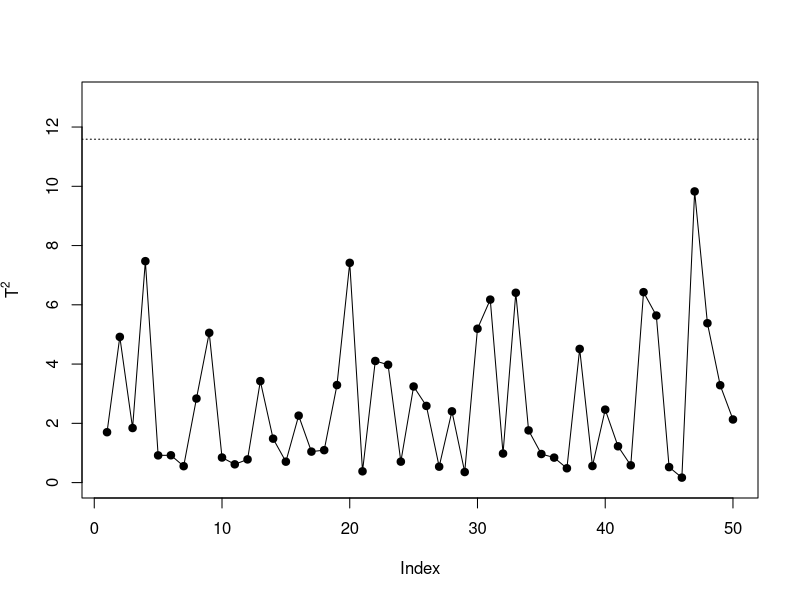
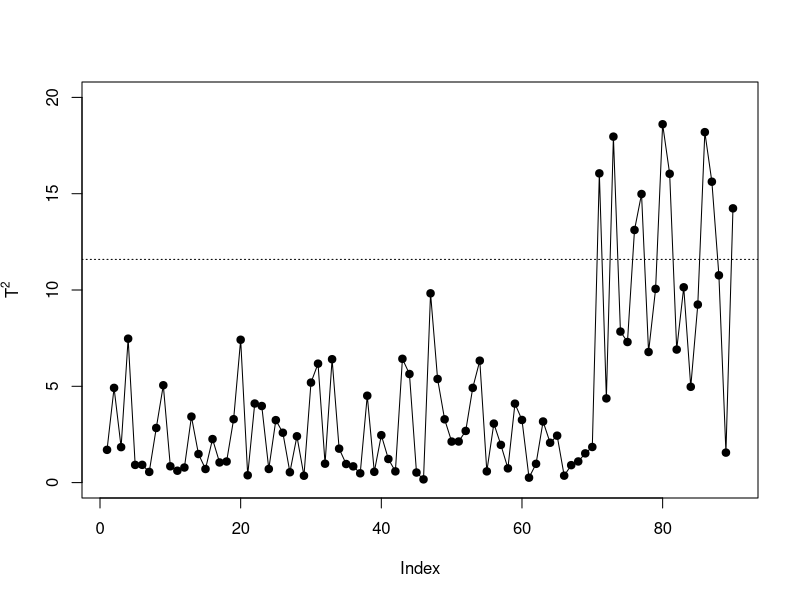

R code for these plots, in order:
library(MASS)
rm(list=ls())

############## First Multivariate SPC ##############
# mean vector
mean_v <- c(0, 0, 0)
mean_v2 <- c(1, 2, 1)
# covariance matrix
cov_v <- c(1, 0.9, 0.9, 
           0.9, 1, 0.9,
           0.9, 0.9, 1)
cov_m <- matrix(cov_v, nrow=3, byrow=TRUE)

# phase1 dataset
set.seed(221013)
data_phase1 <- mvrnorm(n = 50, mean_v, cov_m)
alpha_CL <- 0.005

# phase2 dataset
data_phase2_1 <- mvrnorm(n = 20, mean_v, cov_m) #phase2 first mean vector (0,0,0)
data_phase2_2 <- mvrnorm(n = 20, mean_v2, cov_m) #phase2 first mean vector (1,2,1)

# math
T2_all <- rep(0, nrow(data_phase1))

for(i in 1:nrow(data_phase1)){
    T2_all[i] = t(data_phase1[i, ]-mean_v) %*% solve(cov_m) %*% (data_phase1[i, ]-mean_v)
}

# UCL
alpha_CL <- 0.005
m <- nrow(data_phase1)
p <- ncol(data_phase1)
UCL_beta <- ((m-1)^2/m) * qbeta((1-alpha_CL), p/2, (m-p-1)/2)
UCL_beta <- round(UCL_beta, 3)

# phase1 plot
par=(mai= c(1,1,1,1))
plot <- plot(T2_all, ylab=expression(T^2), pch=19, type="o", ylim = c(0, 13))
abline(h=UCL_beta, lty=3)

# phase1 + phase2 dataset
data_all <- rbind(data_phase1, data_phase2_1, data_phase2_2) # rbind
T2_all <- rep(0, nrow(data_all))

## math
for(i in 1:nrow(data_all)){
    T2_all[i] = t(data_all[i, ]-mean_v) %*% solve(cov_m) %*% (data_all[i, ]-mean_v)
}
T2_all

## phase 1+2 plot
par=(mai= c(1,1,1,1))
plot <- plot(T2_all, ylab=expression(T^2), pch=19, type="o", ylim = c(0, 20))
abline(h=UCL_beta, lty=3)

## phase 1+2 plot : length of alarm
length(which(T2_all>UCL_beta))

#########################################
#Repeat 200

data_phase2_1 <- vector(mode = "list", length = 200)

data_phase2_2 <- vector(mode = "list", length = 200)

data_all <- vector(mode = "list", length = 200)

T2_all <- vector(mode = "list", length = 200)

RL <-vector(mode = "list", length = 200)
RL
for(i in 1:200){
    data_phase2_1[[i]] <- mvrnorm(n = 20, mean_v, cov_m)
    data_phase2_2[[i]] <- mvrnorm(n = 20, mean_v2, cov_m)
    data_all[[i]] <- rbind(data_phase1, data_phase2_1[[i]], data_phase2_2[[i]])# rbind
    T2_all[[i]] <- rep(0, nrow(data_all[[i]]))
    for(j in 1:nrow(data_all[[i]])){
        T2_all[[i]][j] = t(data_all[[i]][j, ]-mean_v) %*% solve(cov_m) %*% (data_all[[i]][j, ]-mean_v)
    RL[[i]] <- which(T2_all[[i]]>UCL_beta)
    }
}
which(T2_all[[3]] > UCL_beta)
RL <- unlist(RL)
RL 
ARL <- mean(RL)
print(ARL)


